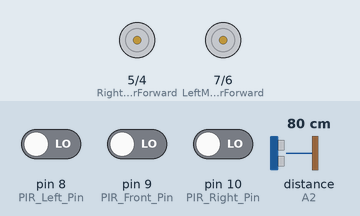
Simulated run of this sketch. Board: Arduino Uno, built with avr-gcc and run on an emulated ATmega328P. Parts: motor-driver pin pairs drawn as motors (green arrow = first pin HIGH = forward, orange = second pin HIGH = backward, longer = more drive). The inputs (shaded band) are chosen by the test bench; at power-on: pin 8 (PIR_Left_Pin) LOW, pin 9 (PIR_Front_Pin) LOW, pin 10 (PIR_Right_Pin) LOW, distance to the obstacle (sensor on A2) 80 cm. The echo pulse lasts 58.3 µs per cm.

Above: at 1.2 s.
1.3 s: pin 8 (PIR_Left_Pin) driven HIGH
At 2.5 s:
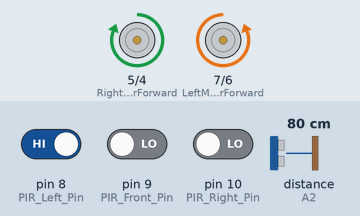
2.8 s: pin 9 (PIR_Front_Pin) driven HIGH
At 3.7 s:
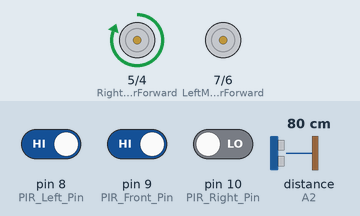
4.3 s: pin 8 (PIR_Left_Pin) driven LOW
At 4.6 s:
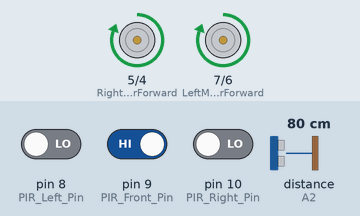
5.8 s: pin 10 (PIR_Right_Pin) driven HIGH
At 6.7 s:
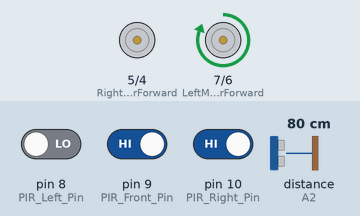
7.3 s: pin 9 (PIR_Front_Pin) driven LOW
At 7.7 s:
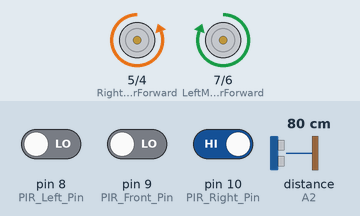
8.8 s: pin 10 (PIR_Right_Pin) driven LOW
At 9.8 s:
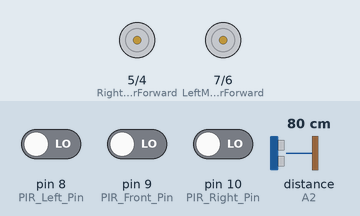
Timing chart, 0 to 11.3 s (numbered marks = the images above; inputs shaded):
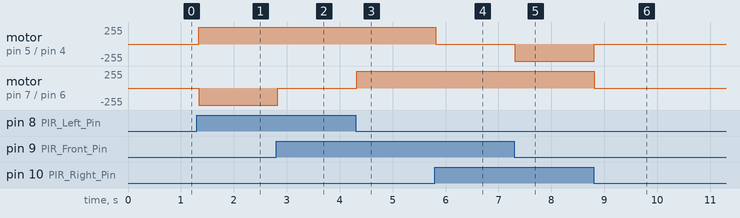

The sketch:

movement.ino
```cpp
#include <NewPing.h>

// --- Pin Definitions ---
// Motor Pins
const int LeftMotorForward = 7;
const int LeftMotorBackward = 6;
const int RightMotorForward = 5;
const int RightMotorBackward = 4;

// Sensor Pins
#define trig_pin A1
#define echo_pin A2

// PIR Sensor Pins
const int PIR_Left_Pin = 8;
const int PIR_Front_Pin = 9;
const int PIR_Right_Pin = 10;

// --- Constants & Variables ---
#define maximum_distance 200
#define stop_distance 20     // Robot stops if human is closer than 20cm

NewPing sonar(trig_pin, echo_pin, maximum_distance);

void setup(){
  // Motor Pins
  pinMode(RightMotorForward, OUTPUT);
  pinMode(LeftMotorForward, OUTPUT);
  pinMode(LeftMotorBackward, OUTPUT);
  pinMode(RightMotorBackward, OUTPUT);

  // PIR Pins
  pinMode(PIR_Left_Pin, INPUT);
  pinMode(PIR_Front_Pin, INPUT);
  pinMode(PIR_Right_Pin, INPUT);

  // Optional: Serial for debugging
  Serial.begin(9600);
}

void loop(){
  // 1. Check Distance first (Safety Stop)
  int distance = readPing();

  // If object is too close (and valid distance detected), STOP immediately.
  if (distance > 0 && distance < stop_distance) {
    moveStop();
    delay(100); // Small delay to prevent jitter
    return;     // Skip the rest of the loop
  }

  // 2. Read PIR Sensors
  int leftMotion = digitalRead(PIR_Left_Pin);
  int frontMotion = digitalRead(PIR_Front_Pin);
  int rightMotion = digitalRead(PIR_Right_Pin);

  // 3. Movement Logic

  // CASE A: Center + Left (Diagonal Left)
  if (frontMotion == HIGH && leftMotion == HIGH) {
    moveDiagonalLeft();
  }
  // CASE B: Center + Right (Diagonal Right)
  else if (frontMotion == HIGH && rightMotion == HIGH) {
    moveDiagonalRight();
  }
  // CASE C: Front Only (Move Forward)
  else if (frontMotion == HIGH) {
    moveForward();
  }
  // CASE D: Left Only (Rotate Left to face target)
  else if (leftMotion == HIGH) {
    turnLeft();
  }
  // CASE E: Right Only (Rotate Right to face target)
  else if (rightMotion == HIGH) {
    turnRight();
  }
  // CASE F: No Motion (Stop and Wait)
  else {
    moveStop();
  }

  delay(50); // Short delay for stability
}

// --- Sensor Functions ---

int readPing(){
  int cm = sonar.ping_cm();
  if (cm == 0){
    cm = 250; // Treat 0 (out of range) as far away
  }
  return cm;
}

// --- Movement Functions ---

void moveStop(){
  digitalWrite(RightMotorForward, LOW);
  digitalWrite(LeftMotorForward, LOW);
  digitalWrite(RightMotorBackward, LOW);
  digitalWrite(LeftMotorBackward, LOW);
}

void moveForward(){
  digitalWrite(LeftMotorForward, HIGH);
  digitalWrite(RightMotorForward, HIGH);
  digitalWrite(LeftMotorBackward, LOW);
  digitalWrite(RightMotorBackward, LOW);
}

// Standard Turn (Pivot on spot)
void turnRight(){
  digitalWrite(LeftMotorForward, HIGH);
  digitalWrite(RightMotorBackward, HIGH);
  digitalWrite(LeftMotorBackward, LOW);
  digitalWrite(RightMotorForward, LOW);
}

// Standard Turn (Pivot on spot)
void turnLeft(){
  digitalWrite(LeftMotorBackward, HIGH);
  digitalWrite(RightMotorForward, HIGH);
  digitalWrite(LeftMotorForward, LOW);
  digitalWrite(RightMotorBackward, LOW);
}

// Diagonal Left: Left motor stops, Right motor moves forward
// This creates a soft curve to the left while moving forward
void moveDiagonalLeft(){
  digitalWrite(LeftMotorForward, LOW); // Stop Left
  digitalWrite(RightMotorForward, HIGH); // Drive Right
  digitalWrite(LeftMotorBackward, LOW);
  digitalWrite(RightMotorBackward, LOW);
}

// Diagonal Right: Right motor stops, Left motor moves forward
void moveDiagonalRight(){
  digitalWrite(LeftMotorForward, HIGH); // Drive Left
  digitalWrite(RightMotorForward, LOW); // Stop Right
  digitalWrite(LeftMotorBackward, LOW);
  digitalWrite(RightMotorBackward, LOW);
}
```

Measured:
- after the input at 1.3 s, motor on pin 5 (RightMotorForward) / pin 4 (RightMotorBackward): stopped → forward 255/255 at once; motor on pin 7 (LeftMotorForward) / pin 6 (LeftMotorBackward): stopped → backward 255/255 at once
- after the input at 2.8 s, motor on pin 7 (LeftMotorForward) / pin 6 (LeftMotorBackward): backward 255/255 → stopped at once
- after the input at 4.3 s, motor on pin 7 (LeftMotorForward) / pin 6 (LeftMotorBackward): stopped → forward 255/255 at once
- after the input at 5.8 s, motor on pin 5 (RightMotorForward) / pin 4 (RightMotorBackward): forward 255/255 → stopped at once
- after the input at 7.3 s, motor on pin 5 (RightMotorForward) / pin 4 (RightMotorBackward): stopped → backward 255/255 at once
- after the input at 8.8 s, motor on pin 5 (RightMotorForward) / pin 4 (RightMotorBackward): backward 255/255 → stopped at once; motor on pin 7 (LeftMotorForward) / pin 6 (LeftMotorBackward): forward 255/255 → stopped at once
